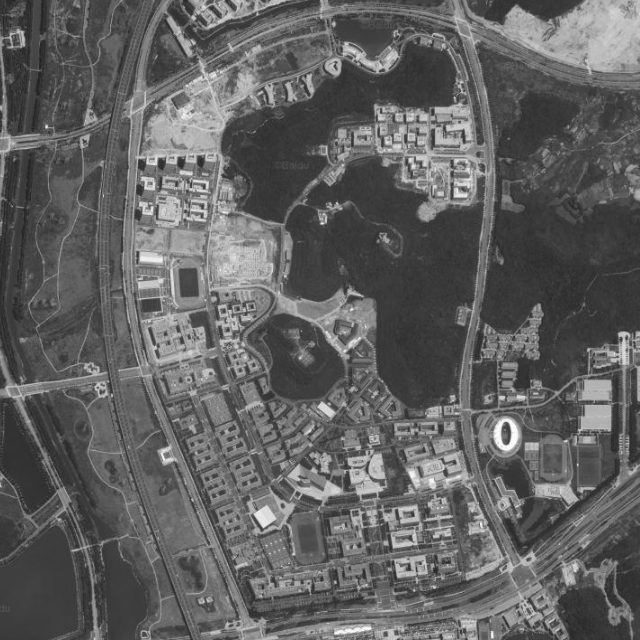
#> input picture week4/NJU_gray.tif, 640 x 640 px
$ python course3.py
#> lines starting #> are read from the running program, lines starting #| are printed output that depends on the picture
import numpy as np
import cv2
import matplotlib.pyplot as plt

# 定义函数，统计和绘制图像直方图和图像累积直方图
def histPlot(src):
    row = src.shape[0]
    col = src.shape[1]

    # 统计图像直方图
    hist = np.zeros(256, dtype=np.float32)
    for i in range(row):
        for j in range(col):
            index = src[i, j]
            hist[index] += 1

    # 统计图像累积直方图
    cumHist = np.zeros(256, dtype=np.float32)
    cumHist[0] = hist[0]
    for i in range(1, 256):
        cumHist[i] = cumHist[i - 1] + hist[i]

    DN = range(256)
	#双Y轴展示直方图和积累图
    fig = plt.figure()
    ax1 = fig.add_subplot(111)
    ax1.plot(DN, hist, color='b', linewidth=2, label = 'Histogram')
    ax1.set_ylabel('Histogram')

    ax2 = ax1.twinx()  # important function
    ax2.plot(DN, cumHist, color='r', linewidth = 2, label = 'Cumulative Histogram')
    ax2.set_ylabel('Cumulative Histogram')
	#整饰
    fig.legend(loc=1, bbox_to_anchor=(1,1), bbox_transform = ax1.transAxes)
    fig.tight_layout()
    plt.xlim([0, 256])
    plt.show()
    return cumHist

# 定义函数，实现图像的直方图均衡化
def histEqual(src):
    row = src.shape[0]
    col = src.shape[1]

    cumHist = histPlot(src)

    # 生成查找表，利用查找表进行图像直方图均衡化
    lut = np.zeros(256, dtype=np.float32)
    pixelnum = row * col
    for i in range(256):
        lut[i] = 255.0 / pixelnum * cumHist[i]
    lut = np.uint8(lut + 0.5)
    dst = cv2.LUT(src, lut)  # 查找表变换

    return dst

img = cv2.imread('NJU_gray.tif')
#> img is the input picture: shape (640, 640, 3); min 30, max 254, mean 97
dst = histEqual(img)
#> after the loop in histPlot, `for i in range(row):`: hist = 256 values, max 9731 at index 61, min 0 at index 0, mean 1600
#> after the loop in histPlot, `for i in range(1, 256):`: cumHist = 256 values from 0 to 409600
#> in histPlot, `plt.show()`:
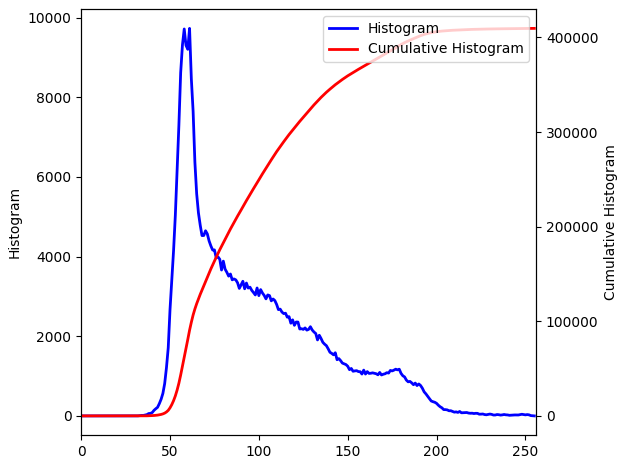
#> figure drawn by matplotlib, 2 panels; panel 1: curve peaks at x = 61, y = 9731; panel 2: curve peaks at x = 254, y = 409600
#> after the loop in histEqual, `for i in range(256):`: lut = 256 values from 0 to 255
#> in histEqual, `dst = cv2.LUT(src, lut)`:
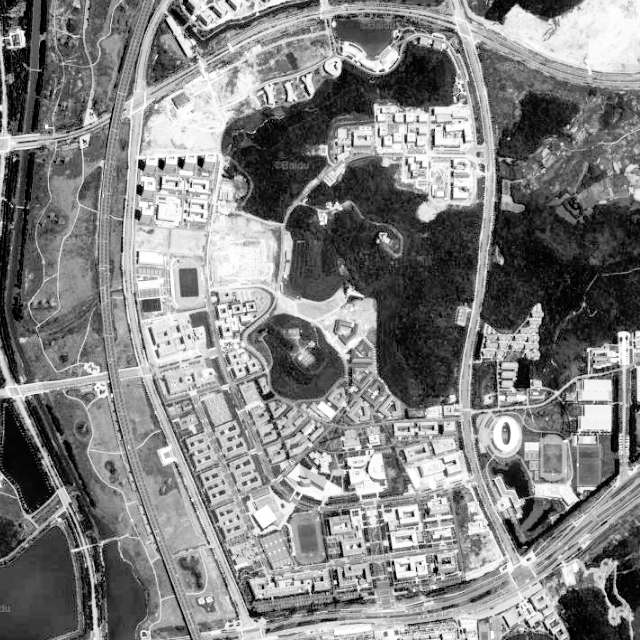
#> dst: shape (640, 640, 3); min 0, max 255, mean 128.8
histPlot(dst)
#> after the loop in histPlot (call 2), `for i in range(row):`: hist = 256 values, max 9731 at index 56, min 0 at index 6, mean 1600
#> after the loop in histPlot (call 2), `for i in range(1, 256):`: cumHist = 256 values from 616 to 409600
#> in histPlot (call 2), `plt.show()`:
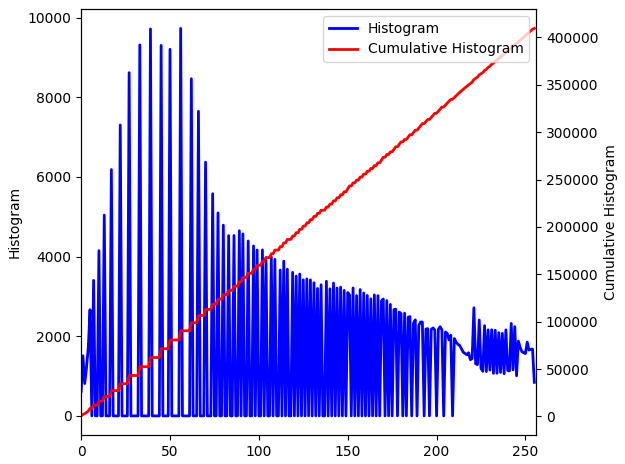
#> figure drawn by matplotlib, 2 panels; panel 1: curve peaks at x = 56, y = 9731; panel 2: curve peaks at x = 255, y = 409600
